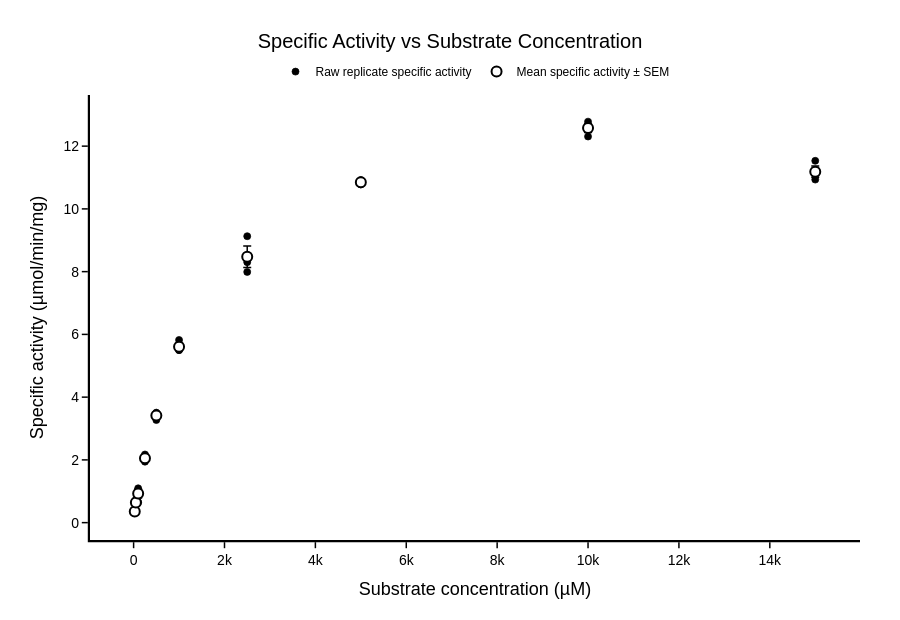
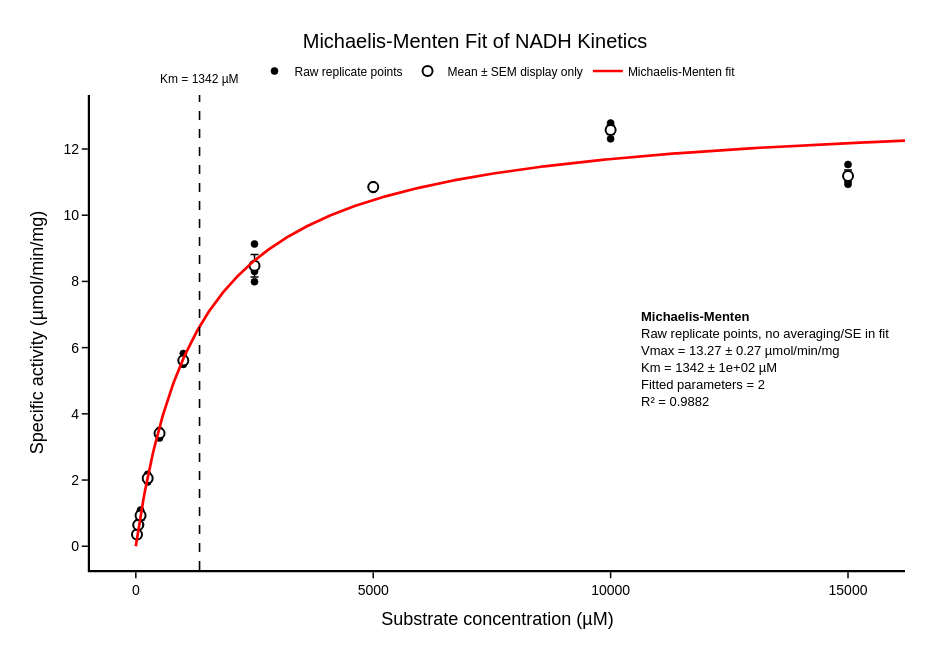
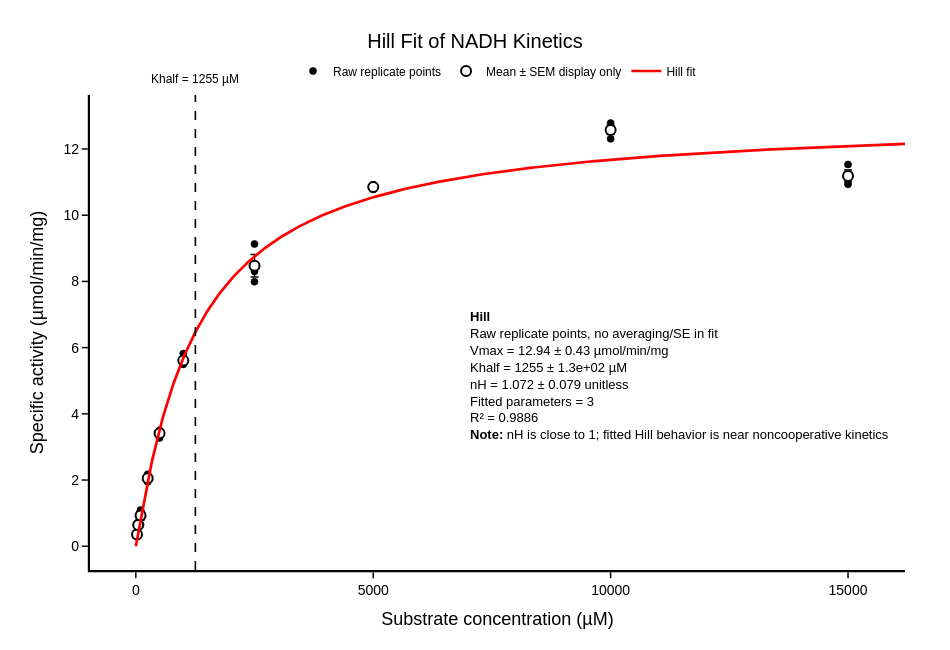
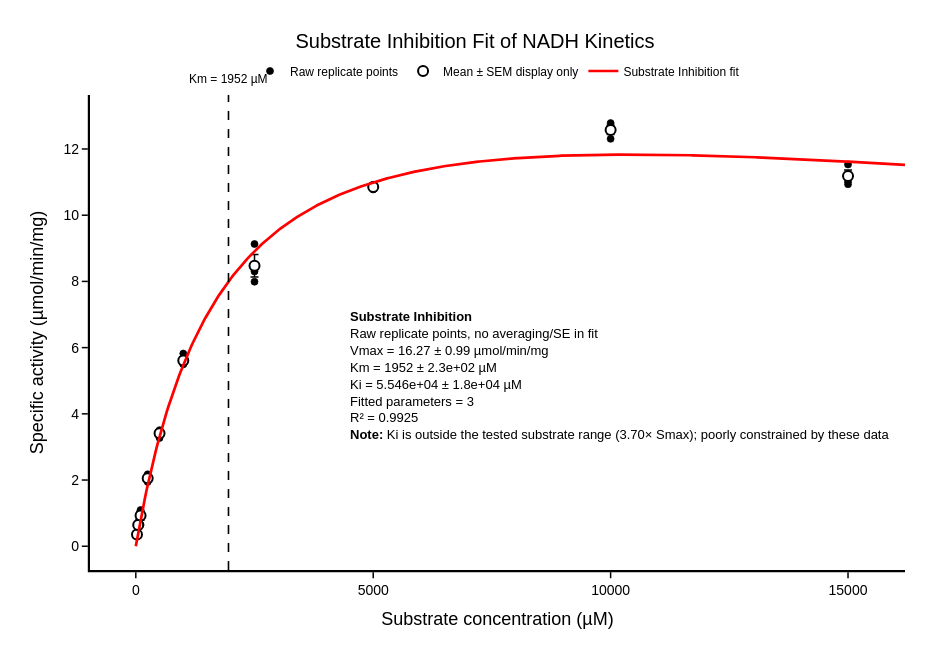

The notebook cell saved with these charts, in order:
### Markdown cell above
## 4. Run final activity, kcat, and kinetic model analysis

Enter your enzyme concentration in **mg/mL** and molecular weight in **kDa**.

Defaults used:

- NADH extinction coefficient = 6.22 mM⁻¹ cm⁻¹
- Path length = 1 cm
- Reaction volume = 1 mL
- Enzyme volume = 5 µL

This version keeps every selected sample as a **raw replicate point** for model fitting. The mean ± SD/SEM table is still calculated for display, but it is not used in the default fit.

The notebook now fits and plots **all three models independently**:

- **Michaelis-Menten** — Vmax, Km
- **Hill equation** — Vmax, Khalf, nH
- **Substrate inhibition** — Vmax, Km, Ki

No model is automatically chosen as “best.” The comparison table is always displayed in **MM → Hill → substrate inhibition** order and reports RSS/R² for comparison only. The final interpretation is left to the user.

Each fitted plot includes a dashed vertical reference line at **Km** (MM and substrate inhibition) or **Khalf** (Hill). Substrate-inhibition output is flagged when Ki lies outside the tested substrate range or is otherwise poorly constrained.

The interactive model toggle is still available after the three automatic plots.

### Code cell
enzyme_conc_mg_ml = float(input("Enter enzyme concentration in mg/mL: "))
molecular_weight_kda = float(input("Enter molecular weight in kDa: "))

# All three models are fitted automatically; this only sets the interactive widget default.
OUTPUT_FILE = r"C:\Users\crumb\OneDrive\Desktop\kinetics notebook\cary_nadh_kinetics_results_v8_auto_nH_Ki.xlsx"

results = run_final_analysis(
    selector,
    enzyme_conc_mg_ml=enzyme_conc_mg_ml,
    molecular_weight_kda=molecular_weight_kda,
    extinction_coeff=6.22,
    path_length_cm=1.0,
    reaction_volume_ml=1.0,
    enzyme_volume_ul=5.0,
    export_file=OUTPUT_FILE,
    error_type="SEM",
    kinetic_model="Michaelis-Menten",
    fit_to="raw_replicates",
    show_fit_widget=True,
)

### Figure 1 — Plotly figure (JSON) as saved in the notebook; plotly's stock layout.template omitted (floating-point values rounded to 4 significant figures)
{"data": [{"customdata": [[25.0, 0.005406], [25.0, 0.005965], [25.0, 0.006154], [50.0, 0.01201], [50.0, 0.009968], [50.0, 0.009565], [100.0, 0.01707], [100.0, 0.01068], [100.0, 0.018], [250.0, 0.03366], [250.0, 0.03198], [250.0, 0.03574], [500.0, 0.0577], [500.0, 0.05693], [500.0, 0.05381], [1000.0, 0.09058], [1000.0, 0.09578], [1000.0, 0.09044], [2500.0, 0.1502], [2500.0, 0.1366], [2500.0, 0.1315], [5000.0, 0.1785], [5000.0, 0.1773], [5000.0, 0.1796], [10000.0, 0.208], [10000.0, 0.2025], [10000.0, 0.2103], [15000.0, 0.1824], [15000.0, 0.1897], [15000.0, 0.1799]], "hovertemplate": "Sample: %{text}<br>Substrate: %{customdata[0]:.6g} µM<br>Slope: %{customdata[1]:.6g} Abs/min<br>Specific activity: %{y:.6g} µmol/min/mg<extra></extra>", "marker": {"color": "#000000", "line": {"color": "#000000", "width": 0.7}, "opacity": 1, "size": 7, "symbol": "circle"}, "mode": "markers", "name": "Raw replicate specific activity", "text": ["Sample 1_340.00nm", "Sample 2_340.00nm", "Sample 3_340.00nm", "Sample 4_340.00nm", "Sample 5_340.00nm", "Sample 6_340.00nm", "Sample 7_340.00nm", "Sample 8_340.00nm", "Sample 9_340.00nm", "Sample 10_340.00nm", "Sample 11_340.00nm", "Sample 12_340.00nm", "Sample 13_340.00nm", "Sample 14_340.00nm", "Sample 15_340.00nm", "Sample 16_340.00nm", "Sample 17_340.00nm", "Sample 18_340.00nm", "Sample 19_340.00nm", "Sample 20_340.00nm", "Sample 21_340.00nm", "Sample 22_340.00nm", "Sample 23_340.00nm", "Sample 24_340.00nm", "Sample 25_340.00nm", "Sample 26_340.00nm", "Sample 27_340.00nm", "Sample 28_340.00nm", "Sample 29_340.00nm", "Sample 30_340.00nm"], "type": "scatter", "x": [25.0, 25.0, 25.0, 50.0, 50.0, 50.0, 100.0, 100.0, 100.0, 250.0, 250.0, 250.0, 500.0, 500.0, 500.0, 1000.0, 1000.0, 1000.0, 2500.0, 2500.0, 2500.0, 5000.0, 5000.0, 5000.0, 10000.0, 10000.0, 10000.0, 15000.0, 15000.0, 15000.0], "y": [0.3286, 0.3626, 0.374, 0.7299, 0.6059, 0.5814, 1.038, 0.6492, 1.094, 2.046, 1.944, 2.173, 3.507, 3.46, 3.271, 5.505, 5.822, 5.497, 9.13, 8.302, 7.991, 10.85, 10.78, 10.92, 12.64, 12.31, 12.78, 11.09, 11.53, 10.93]}, {"error_y": {"array": [0.01365, 0.04596, 0.1398, 0.06621, 0.07222, 0.1068, 0.3397, 0.0408, 0.1407, 0.1793], "color": "#000000", "thickness": 1.5, "type": "data", "visible": true, "width": 4}, "hovertemplate": "Substrate: %{x} µM<br>Mean specific activity: %{y:.6g} µmol/min/mg<br>SEM: %{error_y.array:.6g} µmol/min/mg<br>Samples: %{text}<extra></extra>", "marker": {"color": "#FFFFFF", "line": {"color": "#000000", "width": 2}, "size": 10, "symbol": "circle"}, "mode": "markers", "name": "Mean specific activity ± SEM", "text": ["Sample 1_340.00nm, Sample 2_340.00nm, Sample 3_340.00nm", "Sample 4_340.00nm, Sample 5_340.00nm, Sample 6_340.00nm", "Sample 7_340.00nm, Sample 8_340.00nm, Sample 9_340.00nm", "Sample 10_340.00nm, Sample 11_340.00nm, Sample 12_340.00nm", "Sample 13_340.00nm, Sample 14_340.00nm, Sample 15_340.00nm", "Sample 16_340.00nm, Sample 17_340.00nm, Sample 18_340.00nm", "Sample 19_340.00nm, Sample 20_340.00nm, Sample 21_340.00nm", "Sample 22_340.00nm, Sample 23_340.00nm, Sample 24_340.00nm", "Sample 25_340.00nm, Sample 26_340.00nm, Sample 27_340.00nm", "Sample 28_340.00nm, Sample 29_340.00nm, Sample 30_340.00nm"], "type": "scatter", "x": [25.0, 50.0, 100.0, 250.0, 500.0, 1000.0, 2500.0, 5000.0, 10000.0, 15000.0], "y": [0.3551, 0.6391, 0.9269, 2.054, 3.413, 5.608, 8.474, 10.85, 12.58, 11.18]}], "layout": {"font": {"color": "#000000", "family": "Arial", "size": 14}, "height": 620, "hovermode": "closest", "legend": {"bgcolor": "rgba(255,255,255,0)", "borderwidth": 0, "font": {"color": "#000000", "family": "Arial", "size": 12}, "orientation": "h", "x": 0.5, "xanchor": "center", "y": 1.02, "yanchor": "bottom"}, "margin": {"b": 80, "l": 90, "r": 40, "t": 95}, "paper_bgcolor": "#FFFFFF", "plot_bgcolor": "#FFFFFF", "title": {"font": {"color": "#000000", "family": "Arial", "size": 20}, "text": "Specific Activity vs Substrate Concentration", "x": 0.5, "xanchor": "center"}, "width": 900, "xaxis": {"linecolor": "#000000", "linewidth": 2.2, "mirror": false, "showgrid": false, "showline": true, "tickcolor": "#000000", "tickfont": {"color": "#000000", "family": "Arial", "size": 14}, "ticklen": 6, "ticks": "outside", "tickwidth": 1.5, "title": {"font": {"color": "#000000", "family": "Arial", "size": 18}, "text": "Substrate concentration (µM)"}, "zeroline": false}, "yaxis": {"linecolor": "#000000", "linewidth": 2.2, "mirror": false, "showgrid": false, "showline": true, "tickcolor": "#000000", "tickfont": {"color": "#000000", "family": "Arial", "size": 14}, "ticklen": 6, "ticks": "outside", "tickwidth": 1.5, "title": {"font": {"color": "#000000", "family": "Arial", "size": 18}, "text": "Specific activity (µmol/min/mg)"}, "zeroline": false}}}

### Figure 2 — Plotly figure (JSON) as saved in the notebook; plotly's stock layout.template omitted (floating-point values rounded to 4 significant figures; data arrays with more than 128 entries replaced by an {"elided": "..."} marker saying what was removed)
{"data": [{"customdata": [[25.0, 0.005406], [25.0, 0.005965], [25.0, 0.006154], [50.0, 0.01201], [50.0, 0.009968], [50.0, 0.009565], [100.0, 0.01707], [100.0, 0.01068], [100.0, 0.018], [250.0, 0.03366], [250.0, 0.03198], [250.0, 0.03574], [500.0, 0.0577], [500.0, 0.05693], [500.0, 0.05381], [1000.0, 0.09058], [1000.0, 0.09578], [1000.0, 0.09044], [2500.0, 0.1502], [2500.0, 0.1366], [2500.0, 0.1315], [5000.0, 0.1785], [5000.0, 0.1773], [5000.0, 0.1796], [10000.0, 0.208], [10000.0, 0.2025], [10000.0, 0.2103], [15000.0, 0.1824], [15000.0, 0.1897], [15000.0, 0.1799]], "hovertemplate": "Sample: %{text}<br>Substrate: %{customdata[0]:.6g} µM<br>Slope: %{customdata[1]:.6g} Abs/min<br>Specific activity: %{y:.6g} µmol/min/mg<extra></extra>", "marker": {"color": "#000000", "line": {"color": "#000000", "width": 0.7}, "opacity": 1, "size": 7, "symbol": "circle"}, "mode": "markers", "name": "Raw replicate points", "text": ["Sample 1_340.00nm", "Sample 2_340.00nm", "Sample 3_340.00nm", "Sample 4_340.00nm", "Sample 5_340.00nm", "Sample 6_340.00nm", "Sample 7_340.00nm", "Sample 8_340.00nm", "Sample 9_340.00nm", "Sample 10_340.00nm", "Sample 11_340.00nm", "Sample 12_340.00nm", "Sample 13_340.00nm", "Sample 14_340.00nm", "Sample 15_340.00nm", "Sample 16_340.00nm", "Sample 17_340.00nm", "Sample 18_340.00nm", "Sample 19_340.00nm", "Sample 20_340.00nm", "Sample 21_340.00nm", "Sample 22_340.00nm", "Sample 23_340.00nm", "Sample 24_340.00nm", "Sample 25_340.00nm", "Sample 26_340.00nm", "Sample 27_340.00nm", "Sample 28_340.00nm", "Sample 29_340.00nm", "Sample 30_340.00nm"], "type": "scatter", "x": [25.0, 25.0, 25.0, 50.0, 50.0, 50.0, 100.0, 100.0, 100.0, 250.0, 250.0, 250.0, 500.0, 500.0, 500.0, 1000.0, 1000.0, 1000.0, 2500.0, 2500.0, 2500.0, 5000.0, 5000.0, 5000.0, 10000.0, 10000.0, 10000.0, 15000.0, 15000.0, 15000.0], "y": [0.3286, 0.3626, 0.374, 0.7299, 0.6059, 0.5814, 1.038, 0.6492, 1.094, 2.046, 1.944, 2.173, 3.507, 3.46, 3.271, 5.505, 5.822, 5.497, 9.13, 8.302, 7.991, 10.85, 10.78, 10.92, 12.64, 12.31, 12.78, 11.09, 11.53, 10.93]}, {"error_y": {"array": [0.01365, 0.04596, 0.1398, 0.06621, 0.07222, 0.1068, 0.3397, 0.0408, 0.1407, 0.1793], "color": "#000000", "thickness": 1.5, "type": "data", "visible": true, "width": 4}, "hovertemplate": "Substrate: %{x} µM<br>Mean specific activity: %{y:.6g} µmol/min/mg<br>SEM: %{error_y.array:.6g} µmol/min/mg<br>Samples: %{text}<extra></extra>", "marker": {"color": "#FFFFFF", "line": {"color": "#000000", "width": 2}, "size": 10, "symbol": "circle"}, "mode": "markers", "name": "Mean ± SEM display only", "text": ["Sample 1_340.00nm, Sample 2_340.00nm, Sample 3_340.00nm", "Sample 4_340.00nm, Sample 5_340.00nm, Sample 6_340.00nm", "Sample 7_340.00nm, Sample 8_340.00nm, Sample 9_340.00nm", "Sample 10_340.00nm, Sample 11_340.00nm, Sample 12_340.00nm", "Sample 13_340.00nm, Sample 14_340.00nm, Sample 15_340.00nm", "Sample 16_340.00nm, Sample 17_340.00nm, Sample 18_340.00nm", "Sample 19_340.00nm, Sample 20_340.00nm, Sample 21_340.00nm", "Sample 22_340.00nm, Sample 23_340.00nm, Sample 24_340.00nm", "Sample 25_340.00nm, Sample 26_340.00nm, Sample 27_340.00nm", "Sample 28_340.00nm, Sample 29_340.00nm, Sample 30_340.00nm"], "type": "scatter", "x": [25.0, 50.0, 100.0, 250.0, 500.0, 1000.0, 2500.0, 5000.0, 10000.0, 15000.0], "y": [0.3551, 0.6391, 0.9269, 2.054, 3.413, 5.608, 8.474, 10.85, 12.58, 11.18]}, {"hovertemplate": "Substrate: %{x:.6g} µM<br>Predicted specific activity: %{y:.6g} µmol/min/mg<extra></extra>", "line": {"color": "#FF0000", "width": 2.7}, "mode": "lines", "name": "Michaelis-Menten fit", "type": "scatter", "x": {"elided": "500 float values"}, "y": {"elided": "500 float values"}}], "layout": {"annotations": [{"font": {"color": "#000000", "family": "Arial", "size": 12}, "showarrow": false, "text": "Km = 1342 µM", "x": 1342.0, "xanchor": "center", "xref": "x", "y": 1.015, "yanchor": "bottom", "yref": "paper"}, {"align": "left", "bgcolor": "rgba(255,255,255,0)", "borderpad": 0, "borderwidth": 0, "font": {"color": "#000000", "family": "Arial", "size": 13}, "showarrow": false, "text": "<b>Michaelis-Menten</b><br>Raw replicate points, no averaging/SE in fit<br>Vmax = 13.27 ± 0.27 µmol/min/mg<br>Km = 1342 ± 1e+02 µM<br>Fitted parameters = 2<br>R² = 0.9882", "x": 0.98, "xanchor": "right", "xref": "paper", "y": 0.55, "yanchor": "top", "yref": "paper"}], "font": {"color": "#000000", "family": "Arial", "size": 14}, "height": 650, "hovermode": "closest", "legend": {"bgcolor": "rgba(255,255,255,0)", "borderwidth": 0, "font": {"color": "#000000", "family": "Arial", "size": 12}, "orientation": "h", "x": 0.5, "xanchor": "center", "y": 1.02, "yanchor": "bottom"}, "margin": {"b": 80, "l": 90, "r": 45, "t": 95}, "paper_bgcolor": "#FFFFFF", "plot_bgcolor": "#FFFFFF", "shapes": [{"line": {"color": "#000000", "dash": "dash", "width": 1.6}, "type": "line", "x0": 1342.0, "x1": 1342.0, "xref": "x", "y0": 0, "y1": 1, "yref": "paper"}], "title": {"font": {"color": "#000000", "family": "Arial", "size": 20}, "text": "Michaelis-Menten Fit of NADH Kinetics", "x": 0.5, "xanchor": "center"}, "width": 950, "xaxis": {"linecolor": "#000000", "linewidth": 2.2, "mirror": false, "nticks": 8, "separatethousands": true, "showgrid": false, "showline": true, "tickcolor": "#000000", "tickfont": {"color": "#000000", "family": "Arial", "size": 14}, "tickformat": ".0f", "ticklen": 6, "tickmode": "auto", "ticks": "outside", "tickwidth": 1.5, "title": {"font": {"color": "#000000", "family": "Arial", "size": 18}, "text": "Substrate concentration (µM)"}, "zeroline": false}, "yaxis": {"linecolor": "#000000", "linewidth": 2.2, "mirror": false, "showgrid": false, "showline": true, "tickcolor": "#000000", "tickfont": {"color": "#000000", "family": "Arial", "size": 14}, "ticklen": 6, "ticks": "outside", "tickwidth": 1.5, "title": {"font": {"color": "#000000", "family": "Arial", "size": 18}, "text": "Specific activity (µmol/min/mg)"}, "zeroline": false}}}

### Figure 3 — Plotly figure (JSON) as saved in the notebook; plotly's stock layout.template omitted (floating-point values rounded to 4 significant figures; data arrays with more than 128 entries replaced by an {"elided": "..."} marker saying what was removed)
{"data": [{"customdata": [[25.0, 0.005406], [25.0, 0.005965], [25.0, 0.006154], [50.0, 0.01201], [50.0, 0.009968], [50.0, 0.009565], [100.0, 0.01707], [100.0, 0.01068], [100.0, 0.018], [250.0, 0.03366], [250.0, 0.03198], [250.0, 0.03574], [500.0, 0.0577], [500.0, 0.05693], [500.0, 0.05381], [1000.0, 0.09058], [1000.0, 0.09578], [1000.0, 0.09044], [2500.0, 0.1502], [2500.0, 0.1366], [2500.0, 0.1315], [5000.0, 0.1785], [5000.0, 0.1773], [5000.0, 0.1796], [10000.0, 0.208], [10000.0, 0.2025], [10000.0, 0.2103], [15000.0, 0.1824], [15000.0, 0.1897], [15000.0, 0.1799]], "hovertemplate": "Sample: %{text}<br>Substrate: %{customdata[0]:.6g} µM<br>Slope: %{customdata[1]:.6g} Abs/min<br>Specific activity: %{y:.6g} µmol/min/mg<extra></extra>", "marker": {"color": "#000000", "line": {"color": "#000000", "width": 0.7}, "opacity": 1, "size": 7, "symbol": "circle"}, "mode": "markers", "name": "Raw replicate points", "text": ["Sample 1_340.00nm", "Sample 2_340.00nm", "Sample 3_340.00nm", "Sample 4_340.00nm", "Sample 5_340.00nm", "Sample 6_340.00nm", "Sample 7_340.00nm", "Sample 8_340.00nm", "Sample 9_340.00nm", "Sample 10_340.00nm", "Sample 11_340.00nm", "Sample 12_340.00nm", "Sample 13_340.00nm", "Sample 14_340.00nm", "Sample 15_340.00nm", "Sample 16_340.00nm", "Sample 17_340.00nm", "Sample 18_340.00nm", "Sample 19_340.00nm", "Sample 20_340.00nm", "Sample 21_340.00nm", "Sample 22_340.00nm", "Sample 23_340.00nm", "Sample 24_340.00nm", "Sample 25_340.00nm", "Sample 26_340.00nm", "Sample 27_340.00nm", "Sample 28_340.00nm", "Sample 29_340.00nm", "Sample 30_340.00nm"], "type": "scatter", "x": [25.0, 25.0, 25.0, 50.0, 50.0, 50.0, 100.0, 100.0, 100.0, 250.0, 250.0, 250.0, 500.0, 500.0, 500.0, 1000.0, 1000.0, 1000.0, 2500.0, 2500.0, 2500.0, 5000.0, 5000.0, 5000.0, 10000.0, 10000.0, 10000.0, 15000.0, 15000.0, 15000.0], "y": [0.3286, 0.3626, 0.374, 0.7299, 0.6059, 0.5814, 1.038, 0.6492, 1.094, 2.046, 1.944, 2.173, 3.507, 3.46, 3.271, 5.505, 5.822, 5.497, 9.13, 8.302, 7.991, 10.85, 10.78, 10.92, 12.64, 12.31, 12.78, 11.09, 11.53, 10.93]}, {"error_y": {"array": [0.01365, 0.04596, 0.1398, 0.06621, 0.07222, 0.1068, 0.3397, 0.0408, 0.1407, 0.1793], "color": "#000000", "thickness": 1.5, "type": "data", "visible": true, "width": 4}, "hovertemplate": "Substrate: %{x} µM<br>Mean specific activity: %{y:.6g} µmol/min/mg<br>SEM: %{error_y.array:.6g} µmol/min/mg<br>Samples: %{text}<extra></extra>", "marker": {"color": "#FFFFFF", "line": {"color": "#000000", "width": 2}, "size": 10, "symbol": "circle"}, "mode": "markers", "name": "Mean ± SEM display only", "text": ["Sample 1_340.00nm, Sample 2_340.00nm, Sample 3_340.00nm", "Sample 4_340.00nm, Sample 5_340.00nm, Sample 6_340.00nm", "Sample 7_340.00nm, Sample 8_340.00nm, Sample 9_340.00nm", "Sample 10_340.00nm, Sample 11_340.00nm, Sample 12_340.00nm", "Sample 13_340.00nm, Sample 14_340.00nm, Sample 15_340.00nm", "Sample 16_340.00nm, Sample 17_340.00nm, Sample 18_340.00nm", "Sample 19_340.00nm, Sample 20_340.00nm, Sample 21_340.00nm", "Sample 22_340.00nm, Sample 23_340.00nm, Sample 24_340.00nm", "Sample 25_340.00nm, Sample 26_340.00nm, Sample 27_340.00nm", "Sample 28_340.00nm, Sample 29_340.00nm, Sample 30_340.00nm"], "type": "scatter", "x": [25.0, 50.0, 100.0, 250.0, 500.0, 1000.0, 2500.0, 5000.0, 10000.0, 15000.0], "y": [0.3551, 0.6391, 0.9269, 2.054, 3.413, 5.608, 8.474, 10.85, 12.58, 11.18]}, {"hovertemplate": "Substrate: %{x:.6g} µM<br>Predicted specific activity: %{y:.6g} µmol/min/mg<extra></extra>", "line": {"color": "#FF0000", "width": 2.7}, "mode": "lines", "name": "Hill fit", "type": "scatter", "x": {"elided": "500 float values"}, "y": {"elided": "500 float values"}}], "layout": {"annotations": [{"font": {"color": "#000000", "family": "Arial", "size": 12}, "showarrow": false, "text": "Khalf = 1255 µM", "x": 1255.0, "xanchor": "center", "xref": "x", "y": 1.015, "yanchor": "bottom", "yref": "paper"}, {"align": "left", "bgcolor": "rgba(255,255,255,0)", "borderpad": 0, "borderwidth": 0, "font": {"color": "#000000", "family": "Arial", "size": 13}, "showarrow": false, "text": "<b>Hill</b><br>Raw replicate points, no averaging/SE in fit<br>Vmax = 12.94 ± 0.43 µmol/min/mg<br>Khalf = 1255 ± 1.3e+02 µM<br>nH = 1.072 ± 0.079 unitless<br>Fitted parameters = 3<br>R² = 0.9886<br><b>Note:</b> nH is close to 1; fitted Hill behavior is near noncooperative kinetics", "x": 0.98, "xanchor": "right", "xref": "paper", "y": 0.55, "yanchor": "top", "yref": "paper"}], "font": {"color": "#000000", "family": "Arial", "size": 14}, "height": 650, "hovermode": "closest", "legend": {"bgcolor": "rgba(255,255,255,0)", "borderwidth": 0, "font": {"color": "#000000", "family": "Arial", "size": 12}, "orientation": "h", "x": 0.5, "xanchor": "center", "y": 1.02, "yanchor": "bottom"}, "margin": {"b": 80, "l": 90, "r": 45, "t": 95}, "paper_bgcolor": "#FFFFFF", "plot_bgcolor": "#FFFFFF", "shapes": [{"line": {"color": "#000000", "dash": "dash", "width": 1.6}, "type": "line", "x0": 1255.0, "x1": 1255.0, "xref": "x", "y0": 0, "y1": 1, "yref": "paper"}], "title": {"font": {"color": "#000000", "family": "Arial", "size": 20}, "text": "Hill Fit of NADH Kinetics", "x": 0.5, "xanchor": "center"}, "width": 950, "xaxis": {"linecolor": "#000000", "linewidth": 2.2, "mirror": false, "nticks": 8, "separatethousands": true, "showgrid": false, "showline": true, "tickcolor": "#000000", "tickfont": {"color": "#000000", "family": "Arial", "size": 14}, "tickformat": ".0f", "ticklen": 6, "tickmode": "auto", "ticks": "outside", "tickwidth": 1.5, "title": {"font": {"color": "#000000", "family": "Arial", "size": 18}, "text": "Substrate concentration (µM)"}, "zeroline": false}, "yaxis": {"linecolor": "#000000", "linewidth": 2.2, "mirror": false, "showgrid": false, "showline": true, "tickcolor": "#000000", "tickfont": {"color": "#000000", "family": "Arial", "size": 14}, "ticklen": 6, "ticks": "outside", "tickwidth": 1.5, "title": {"font": {"color": "#000000", "family": "Arial", "size": 18}, "text": "Specific activity (µmol/min/mg)"}, "zeroline": false}}}

### Figure 4 — Plotly figure (JSON) as saved in the notebook; plotly's stock layout.template omitted (floating-point values rounded to 4 significant figures; data arrays with more than 128 entries replaced by an {"elided": "..."} marker saying what was removed)
{"data": [{"customdata": [[25.0, 0.005406], [25.0, 0.005965], [25.0, 0.006154], [50.0, 0.01201], [50.0, 0.009968], [50.0, 0.009565], [100.0, 0.01707], [100.0, 0.01068], [100.0, 0.018], [250.0, 0.03366], [250.0, 0.03198], [250.0, 0.03574], [500.0, 0.0577], [500.0, 0.05693], [500.0, 0.05381], [1000.0, 0.09058], [1000.0, 0.09578], [1000.0, 0.09044], [2500.0, 0.1502], [2500.0, 0.1366], [2500.0, 0.1315], [5000.0, 0.1785], [5000.0, 0.1773], [5000.0, 0.1796], [10000.0, 0.208], [10000.0, 0.2025], [10000.0, 0.2103], [15000.0, 0.1824], [15000.0, 0.1897], [15000.0, 0.1799]], "hovertemplate": "Sample: %{text}<br>Substrate: %{customdata[0]:.6g} µM<br>Slope: %{customdata[1]:.6g} Abs/min<br>Specific activity: %{y:.6g} µmol/min/mg<extra></extra>", "marker": {"color": "#000000", "line": {"color": "#000000", "width": 0.7}, "opacity": 1, "size": 7, "symbol": "circle"}, "mode": "markers", "name": "Raw replicate points", "text": ["Sample 1_340.00nm", "Sample 2_340.00nm", "Sample 3_340.00nm", "Sample 4_340.00nm", "Sample 5_340.00nm", "Sample 6_340.00nm", "Sample 7_340.00nm", "Sample 8_340.00nm", "Sample 9_340.00nm", "Sample 10_340.00nm", "Sample 11_340.00nm", "Sample 12_340.00nm", "Sample 13_340.00nm", "Sample 14_340.00nm", "Sample 15_340.00nm", "Sample 16_340.00nm", "Sample 17_340.00nm", "Sample 18_340.00nm", "Sample 19_340.00nm", "Sample 20_340.00nm", "Sample 21_340.00nm", "Sample 22_340.00nm", "Sample 23_340.00nm", "Sample 24_340.00nm", "Sample 25_340.00nm", "Sample 26_340.00nm", "Sample 27_340.00nm", "Sample 28_340.00nm", "Sample 29_340.00nm", "Sample 30_340.00nm"], "type": "scatter", "x": [25.0, 25.0, 25.0, 50.0, 50.0, 50.0, 100.0, 100.0, 100.0, 250.0, 250.0, 250.0, 500.0, 500.0, 500.0, 1000.0, 1000.0, 1000.0, 2500.0, 2500.0, 2500.0, 5000.0, 5000.0, 5000.0, 10000.0, 10000.0, 10000.0, 15000.0, 15000.0, 15000.0], "y": [0.3286, 0.3626, 0.374, 0.7299, 0.6059, 0.5814, 1.038, 0.6492, 1.094, 2.046, 1.944, 2.173, 3.507, 3.46, 3.271, 5.505, 5.822, 5.497, 9.13, 8.302, 7.991, 10.85, 10.78, 10.92, 12.64, 12.31, 12.78, 11.09, 11.53, 10.93]}, {"error_y": {"array": [0.01365, 0.04596, 0.1398, 0.06621, 0.07222, 0.1068, 0.3397, 0.0408, 0.1407, 0.1793], "color": "#000000", "thickness": 1.5, "type": "data", "visible": true, "width": 4}, "hovertemplate": "Substrate: %{x} µM<br>Mean specific activity: %{y:.6g} µmol/min/mg<br>SEM: %{error_y.array:.6g} µmol/min/mg<br>Samples: %{text}<extra></extra>", "marker": {"color": "#FFFFFF", "line": {"color": "#000000", "width": 2}, "size": 10, "symbol": "circle"}, "mode": "markers", "name": "Mean ± SEM display only", "text": ["Sample 1_340.00nm, Sample 2_340.00nm, Sample 3_340.00nm", "Sample 4_340.00nm, Sample 5_340.00nm, Sample 6_340.00nm", "Sample 7_340.00nm, Sample 8_340.00nm, Sample 9_340.00nm", "Sample 10_340.00nm, Sample 11_340.00nm, Sample 12_340.00nm", "Sample 13_340.00nm, Sample 14_340.00nm, Sample 15_340.00nm", "Sample 16_340.00nm, Sample 17_340.00nm, Sample 18_340.00nm", "Sample 19_340.00nm, Sample 20_340.00nm, Sample 21_340.00nm", "Sample 22_340.00nm, Sample 23_340.00nm, Sample 24_340.00nm", "Sample 25_340.00nm, Sample 26_340.00nm, Sample 27_340.00nm", "Sample 28_340.00nm, Sample 29_340.00nm, Sample 30_340.00nm"], "type": "scatter", "x": [25.0, 50.0, 100.0, 250.0, 500.0, 1000.0, 2500.0, 5000.0, 10000.0, 15000.0], "y": [0.3551, 0.6391, 0.9269, 2.054, 3.413, 5.608, 8.474, 10.85, 12.58, 11.18]}, {"hovertemplate": "Substrate: %{x:.6g} µM<br>Predicted specific activity: %{y:.6g} µmol/min/mg<extra></extra>", "line": {"color": "#FF0000", "width": 2.7}, "mode": "lines", "name": "Substrate Inhibition fit", "type": "scatter", "x": {"elided": "500 float values"}, "y": {"elided": "500 float values"}}], "layout": {"annotations": [{"font": {"color": "#000000", "family": "Arial", "size": 12}, "showarrow": false, "text": "Km = 1952 µM", "x": 1952.0, "xanchor": "center", "xref": "x", "y": 1.015, "yanchor": "bottom", "yref": "paper"}, {"align": "left", "bgcolor": "rgba(255,255,255,0)", "borderpad": 0, "borderwidth": 0, "font": {"color": "#000000", "family": "Arial", "size": 13}, "showarrow": false, "text": "<b>Substrate Inhibition</b><br>Raw replicate points, no averaging/SE in fit<br>Vmax = 16.27 ± 0.99 µmol/min/mg<br>Km = 1952 ± 2.3e+02 µM<br>Ki = 5.546e+04 ± 1.8e+04 µM<br>Fitted parameters = 3<br>R² = 0.9925<br><b>Note:</b> Ki is outside the tested substrate range (3.70× Smax); poorly constrained by these data", "x": 0.98, "xanchor": "right", "xref": "paper", "y": 0.55, "yanchor": "top", "yref": "paper"}], "font": {"color": "#000000", "family": "Arial", "size": 14}, "height": 650, "hovermode": "closest", "legend": {"bgcolor": "rgba(255,255,255,0)", "borderwidth": 0, "font": {"color": "#000000", "family": "Arial", "size": 12}, "orientation": "h", "x": 0.5, "xanchor": "center", "y": 1.02, "yanchor": "bottom"}, "margin": {"b": 80, "l": 90, "r": 45, "t": 95}, "paper_bgcolor": "#FFFFFF", "plot_bgcolor": "#FFFFFF", "shapes": [{"line": {"color": "#000000", "dash": "dash", "width": 1.6}, "type": "line", "x0": 1952.0, "x1": 1952.0, "xref": "x", "y0": 0, "y1": 1, "yref": "paper"}], "title": {"font": {"color": "#000000", "family": "Arial", "size": 20}, "text": "Substrate Inhibition Fit of NADH Kinetics", "x": 0.5, "xanchor": "center"}, "width": 950, "xaxis": {"linecolor": "#000000", "linewidth": 2.2, "mirror": false, "nticks": 8, "separatethousands": true, "showgrid": false, "showline": true, "tickcolor": "#000000", "tickfont": {"color": "#000000", "family": "Arial", "size": 14}, "tickformat": ".0f", "ticklen": 6, "tickmode": "auto", "ticks": "outside", "tickwidth": 1.5, "title": {"font": {"color": "#000000", "family": "Arial", "size": 18}, "text": "Substrate concentration (µM)"}, "zeroline": false}, "yaxis": {"linecolor": "#000000", "linewidth": 2.2, "mirror": false, "showgrid": false, "showline": true, "tickcolor": "#000000", "tickfont": {"color": "#000000", "family": "Arial", "size": 14}, "ticklen": 6, "ticks": "outside", "tickwidth": 1.5, "title": {"font": {"color": "#000000", "family": "Arial", "size": 18}, "text": "Specific activity (µmol/min/mg)"}, "zeroline": false}}}
